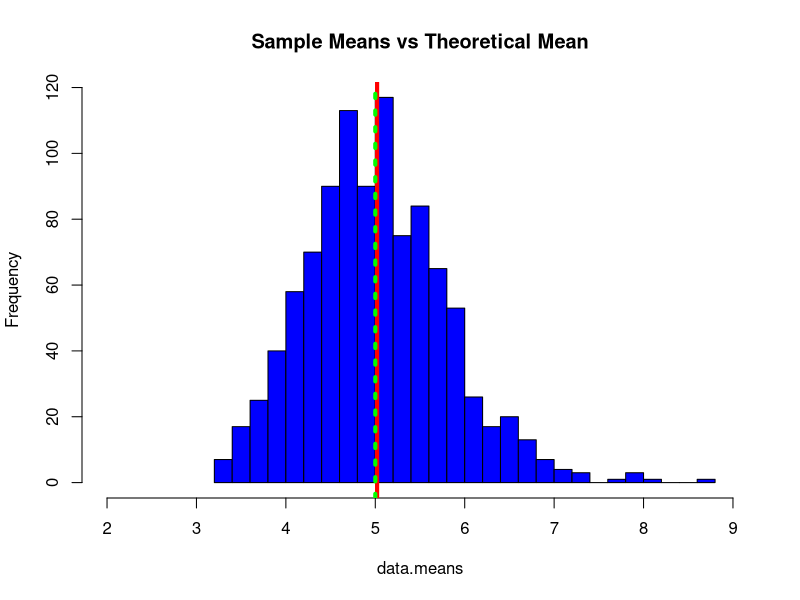
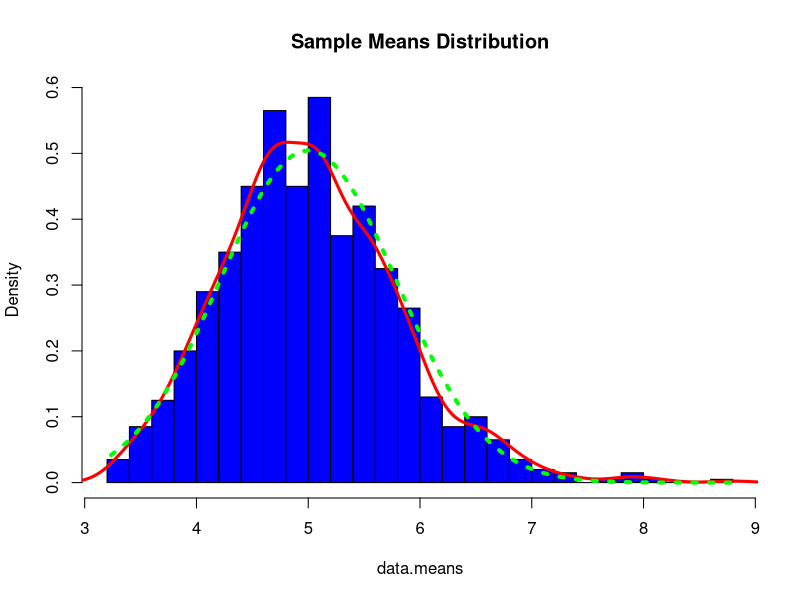
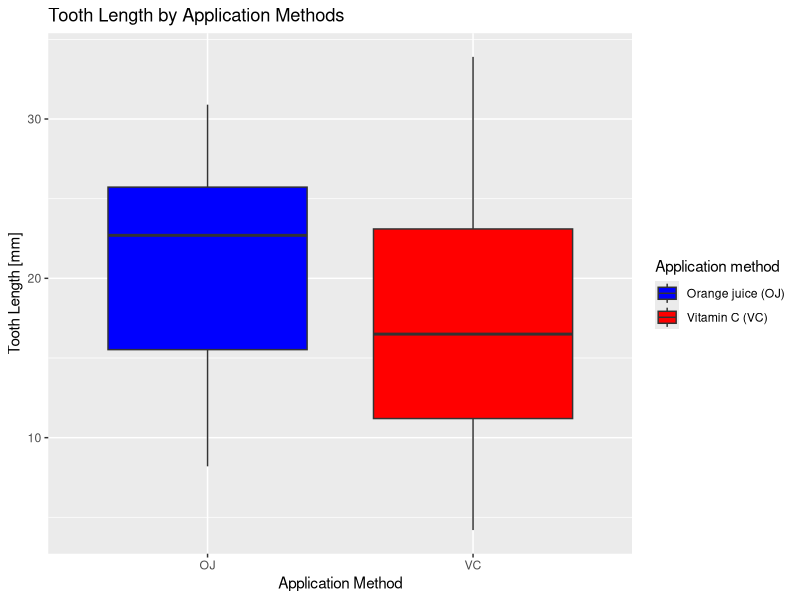
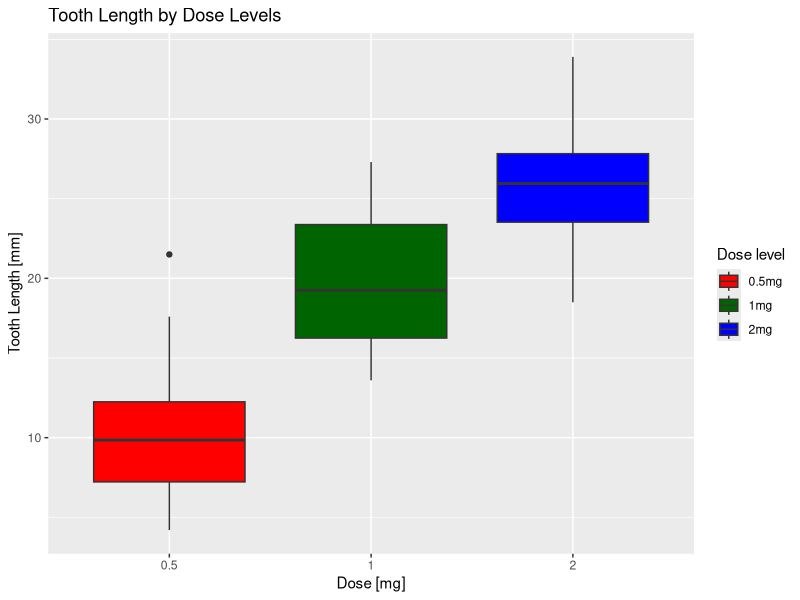

The R script that drew these images, in order:
## ---- chunk 1
knitr::opts_chunk$set(echo = TRUE)
## ---- chunk 2
lambda <- 0.2     # labmda
n.exp <- 40       # number of exponentials
n.sims <- 1000    # number of simulations
set.seed(2018)
## ---- chunk 3
simulation.data <- as.data.frame(replicate(n.sims, rexp(n.exp, lambda)))

## ---- chunk 4
data.means <- apply(simulation.data, 2, mean)
## ---- chunk 5
mean(data.means)
## ---- chunk 6
hist(data.means, breaks=30, xlim = c(2,9), main="Sample Means vs Theoretical Mean", col = "blue")
abline(v=mean(data.means), lwd="4", col="red")        # Simulation Mean
abline(v=5, lwd="4", col="green",lty="dotted")        # Theoretical Mean
## ---- chunk 7
print(paste("Theoretical variance: ", round( ((1/lambda)/sqrt(n.exp))^2 ,5)))
print(paste("Sample variance: ", round(var(data.means) ,5) ))
print(paste("Theoretical standard deviation: ", round( (1/lambda)/sqrt(n.exp) ,5)))
print(paste("Sample standard deviation: ", round( sd(data.means),5)))
## ---- chunk 8
#Plotting of the mean distribution of the samples
hist(data.means, breaks = 30, prob=TRUE, col="blue", main="Sample Means Distribution")
lines(density(data.means), lwd=3, col="red")

#Plotting of the normal distribution line
x <- seq(min(data.means), max(data.means), length=2*n.exp)
y <- dnorm(x, mean=1/lambda, sd=sqrt(((1/lambda)/sqrt(n.exp))^2))
lines(x, y, pch=22, col="green", lwd=4, lty = "dotted")
## ---- chunk 9
set.seed(2018)
data("ToothGrowth")       # Load Data
str(ToothGrowth)           # Structure of data
ToothGrowth$dose <- as.factor(ToothGrowth$dose)
## ---- chunk 10
summary(ToothGrowth)           # Structure of data
library(ggplot2)              # In order to provide visualization
mean.supp <- split(ToothGrowth$len, ToothGrowth$supp) # Means by supp
sapply(mean.supp, mean)
ggplot(aes(x = supp, y = len), data = ToothGrowth) + geom_boxplot(aes(fill = supp)) + xlab("Application Method") + ylab("Tooth Length [mm]") + ggtitle("Tooth Length by Application Methods") + scale_fill_manual(name = "Application method", values = c("blue","red"), labels = c("Orange juice (OJ)", "Vitamin C (VC)"))

mean.dose <- split(ToothGrowth$len, ToothGrowth$dose) # Means by dose
sapply(mean.dose, mean)
ggplot(aes(x = dose, y = len), data = ToothGrowth) + geom_boxplot(aes(fill = dose)) + xlab("Dose [mg]") + ylab("Tooth Length [mm]") + ggtitle("Tooth Length by Dose Levels") + scale_fill_manual(name = "Dose level", values = c("red", "darkgreen", "blue"), labels = c("0.5mg", "1mg", "2mg"))
## ---- chunk 11
t.test(len~supp,data=ToothGrowth)
## ---- chunk 12
# t-test using dose amounts 0.5 and 1.0 [a 0.5 increase in dosage]
ToothGrowth.sub <- subset(ToothGrowth, ToothGrowth$dose %in% c(1.0,0.5))
t.test(len~dose,data=ToothGrowth.sub)

# t-test using dose amounts 1.0 and 2.0 [a 1 increase in dosage]
ToothGrowth.sub <- subset(ToothGrowth, ToothGrowth$dose %in% c(2.0,1.0))
t.test(len~dose,data=ToothGrowth.sub)

# t-test using dose amounts 0.5 and 2.0 [a 1.5 increase in dosage]
ToothGrowth.sub <- subset(ToothGrowth, ToothGrowth$dose %in% c(2.0,0.5))
t.test(len~dose,data=ToothGrowth.sub)
